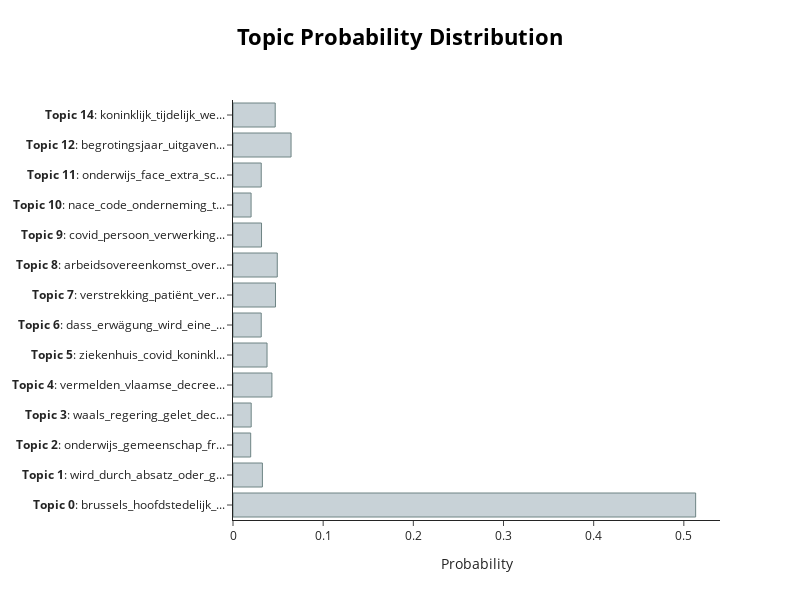

Notebook cell for this chart:
### Code cell
topic_model.visualize_distribution(probs[200], min_probability=0.015)

### Figure 1 — Plotly figure (JSON) as saved in the notebook; plotly's stock layout.template omitted (floating-point values rounded to 4 significant figures)
{"data": [{"marker": {"color": "#C8D2D7", "line": {"color": "#6E8484", "width": 1}}, "orientation": "h", "type": "bar", "x": [0.5131, 0.03262, 0.01963, 0.02017, 0.04316, 0.03775, 0.0313, 0.04712, 0.04911, 0.03163, 0.02005, 0.03132, 0.06438, 0.04681], "y": ["<b>Topic 0</b>: brussels_hoofdstedelijk_...", "<b>Topic 1</b>: wird_durch_absatz_oder_g...", "<b>Topic 2</b>: onderwijs_gemeenschap_fr...", "<b>Topic 3</b>: waals_regering_gelet_dec...", "<b>Topic 4</b>: vermelden_vlaamse_decree...", "<b>Topic 5</b>: ziekenhuis_covid_koninkl...", "<b>Topic 6</b>: dass_erwägung_wird_eine_...", "<b>Topic 7</b>: verstrekking_patiënt_ver...", "<b>Topic 8</b>: arbeidsovereenkomst_over...", "<b>Topic 9</b>: covid_persoon_verwerking...", "<b>Topic 10</b>: nace_code_onderneming_t...", "<b>Topic 11</b>: onderwijs_face_extra_sc...", "<b>Topic 12</b>: begrotingsjaar_uitgaven...", "<b>Topic 14</b>: koninklijk_tijdelijk_we..."]}], "layout": {"height": 600, "hoverlabel": {"bgcolor": "white", "font": {"family": "Rockwell", "size": 16}}, "title": {"font": {"color": "Black", "size": 22}, "text": "<b>Topic Probability Distribution", "x": 0.5, "xanchor": "center", "y": 0.95, "yanchor": "top"}, "width": 800, "xaxis": {"title": {"text": "Probability"}}}}
